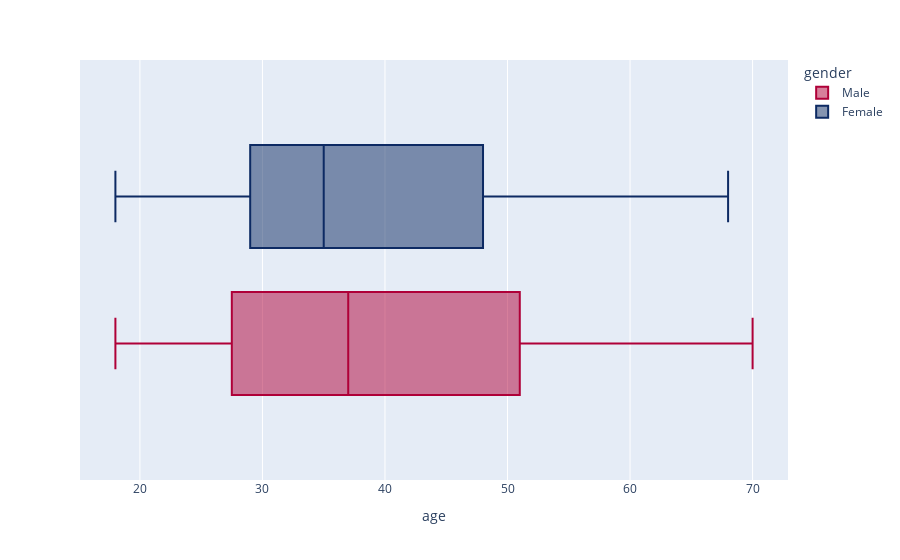

Source (notebook cell):
### Code cell
px.box(data_frame=df,x="age",color="gender",color_discrete_sequence=px.colors.qualitative.Dark24_r)

### Figure 1 — Plotly figure (JSON) as saved in the notebook; plotly's stock layout.template omitted (floating-point values rounded to 4 significant figures)
{"data": [{"alignmentgroup": "True", "hovertemplate": "gender=Male<br>age=%{x}<extra></extra>", "legendgroup": "Male", "marker": {"color": "#AF0038"}, "name": "Male", "notched": false, "offsetgroup": "Male", "orientation": "h", "showlegend": true, "type": "box", "x": [19, 21, 64, 67, 37, 22, 20, 52, 35, 25, 31, 29, 35, 60, 53, 18, 24, 48, 33, 59, 47, 69, 53, 70, 19, 63, 18, 19, 70, 59, 26, 40, 57, 38, 67, 48, 18, 48, 24, 48, 20, 67, 26, 49, 54, 68, 66, 65, 19, 27, 39, 43, 40, 59, 38, 47, 39, 20, 32, 19, 32, 25, 28, 48, 34, 43, 39, 37, 34, 19, 50, 42, 32, 40, 28, 36, 36, 58, 27, 59, 35, 46, 30, 28, 33, 32, 32, 30], "x0": " ", "xaxis": "x", "y0": " ", "yaxis": "y"}, {"alignmentgroup": "True", "hovertemplate": "gender=Female<br>age=%{x}<extra></extra>", "legendgroup": "Female", "marker": {"color": "#0D2A63"}, "name": "Female", "notched": false, "offsetgroup": "Female", "orientation": "h", "showlegend": true, "type": "box", "x": [20, 23, 31, 22, 35, 23, 30, 35, 58, 24, 35, 35, 46, 54, 45, 40, 23, 21, 49, 21, 42, 30, 36, 20, 65, 31, 49, 24, 50, 27, 29, 31, 49, 31, 50, 51, 27, 67, 54, 43, 68, 32, 47, 60, 60, 45, 23, 49, 46, 21, 55, 22, 34, 50, 68, 40, 32, 47, 27, 23, 49, 21, 66, 19, 38, 18, 19, 63, 49, 51, 50, 38, 40, 23, 31, 25, 31, 29, 44, 35, 57, 28, 32, 32, 34, 44, 38, 47, 27, 30, 30, 56, 29, 31, 36, 33, 36, 52, 30, 37, 32, 29, 41, 54, 41, 36, 34, 32, 38, 47, 35, 45], "x0": " ", "xaxis": "x", "y0": " ", "yaxis": "y"}], "layout": {"boxmode": "group", "legend": {"title": {"text": "gender"}, "tracegroupgap": 0}, "margin": {"t": 60}, "xaxis": {"anchor": "y", "domain": [0, 1], "title": {"text": "age"}}, "yaxis": {"anchor": "x", "domain": [0, 1]}}}
